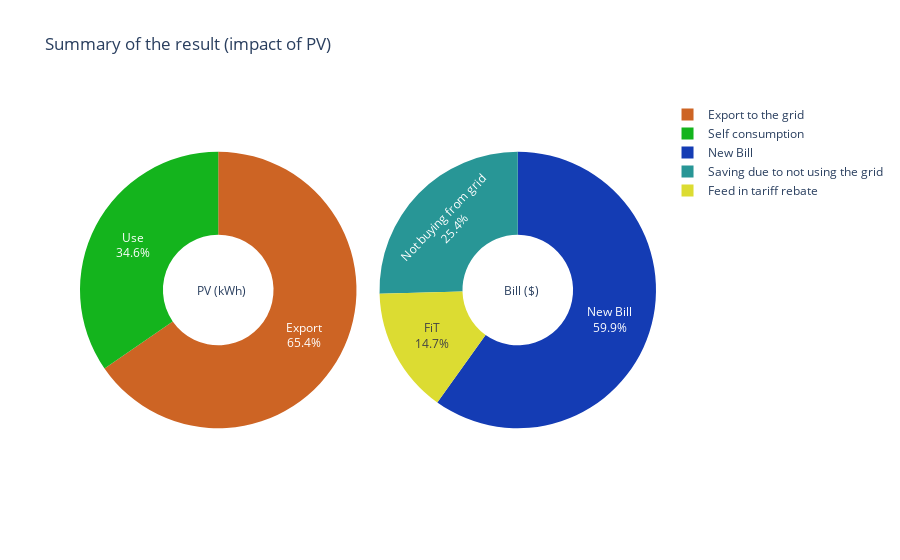

Notebook code for this chart:
### Code cell
fig = { "data": [ { "values": [Results['Annual_PV_Generation']-Results['Est_Annual_PV_export_SolarOnly'],Results['Est_Annual_PV_export_SolarOnly']],
          "labels": ["Self consumption", "Export to the grid"],"domain": {"x": [0, .48]},  "text":["Use", "Export"], "name": "PV Generation (kWh)", 
                       "hoverinfo":"label+percent+value+name",  "hole": .4,  "type": "pie" ,
                   'marker': {'colors': ['rgb(20, 180, 29)',
                                  'rgb(205, 100, 36)']}},  
                     { "values": [Results['New_Bill_SolarOnly'],Results['Saving_due_to_not_using_grid_SolarOnly'], Results['FiT_Payment_SolarOnly']],
          "labels": ["New Bill","Saving due to not using the grid", "Feed in tariff rebate"],
                      "text":["New Bill","Not buying from grid","FiT"],"textposition":"inside","domain": {"x": [.52, 1]},
                      "name": "Annual Bill","hoverinfo":"label+percent+value+name", "hole": .4,"type": "pie",
                   'marker': {'colors': ['rgb(20, 60, 180)',
                                  'rgb(40, 150, 150)',
                                        'rgb(220, 220, 50)']}}],
           "layout": {"title":"Summary of the result (impact of PV)",
                      "annotations": [{ "showarrow": False, "text": 'PV (kWh)',"x": 0.20,"y": 0.5 },
                {  "showarrow": False, "text": "Bill ($)", "x": 0.8, "y": 0.5}] }}
iplot(fig)

if battery_kw > 0:
    fig = { "data": [ { "values": [Results['Annual_PV_Generation']-Results['Est_Annual_PV_export_sol_batt'],Results['Est_Annual_PV_export_sol_batt']],
              "labels": ["Self consumption", "Export to the grid"],"domain": {"x": [0, .48]},  "text":["Use", "Export"], "name": "PV Generation (kWh)", 
                           "hoverinfo":"label+percent+value+name",  "hole": .4,  "type": "pie",
                       'marker': {'colors': ['rgb(20, 180, 29)',
                                      'rgb(205, 100, 36)']}},  
                         { "values": [Results['New_Bill_sol_batt'], Results['Saving_due_to_not_using_grid_sol_batt'], Results['FiT_Payment_sol_batt']],
              "labels": ["New Bill","Saving due to not using the grid", "Feed in tariff rebate"],
                          "text":["New Bill","Not buying from grid","FiT"],"textposition":"inside","domain": {"x": [.52, 1]},
                          "name": "Annual Bill","hoverinfo":"label+percent+value+name", "hole": .4,"type": "pie",
                       'marker': {'colors': ['rgb(20, 60, 180)',
                                      'rgb(40, 150, 150)',
                                            'rgb(220, 220, 50)']}}],
               "layout": {"title":"Summary of the result (impact of PV and Battery)",
                          "annotations": [{ "showarrow": False, "text": 'PV (kWh)',"x": 0.20,"y": 0.5 },
                    {  "showarrow": False, "text": "Bill ($)", "x": 0.8, "y": 0.5}] }}
    iplot(fig)

### Figure 1 — Plotly figure (JSON) as saved in the notebook; plotly's stock layout.template omitted (floating-point values rounded to 4 significant figures)
{"data": [{"domain": {"x": [0, 0.48]}, "hole": 0.4, "hoverinfo": "label+percent+value+name", "labels": ["Self consumption", "Export to the grid"], "marker": {"colors": ["rgb(20, 180, 29)", "rgb(205, 100, 36)"]}, "name": "PV Generation (kWh)", "text": ["Use", "Export"], "type": "pie", "values": [1406.0, 2656.0]}, {"domain": {"x": [0.52, 1]}, "hole": 0.4, "hoverinfo": "label+percent+value+name", "labels": ["New Bill", "Saving due to not using the grid", "Feed in tariff rebate"], "marker": {"colors": ["rgb(20, 60, 180)", "rgb(40, 150, 150)", "rgb(220, 220, 50)"]}, "name": "Annual Bill", "text": ["New Bill", "Not buying from grid", "FiT"], "textposition": "inside", "type": "pie", "values": [1084.0, 460.4, 265.6]}], "layout": {"annotations": [{"showarrow": false, "text": "PV (kWh)", "x": 0.2, "y": 0.5}, {"showarrow": false, "text": "Bill ($)", "x": 0.8, "y": 0.5}], "title": {"text": "Summary of the result (impact of PV)"}}}
